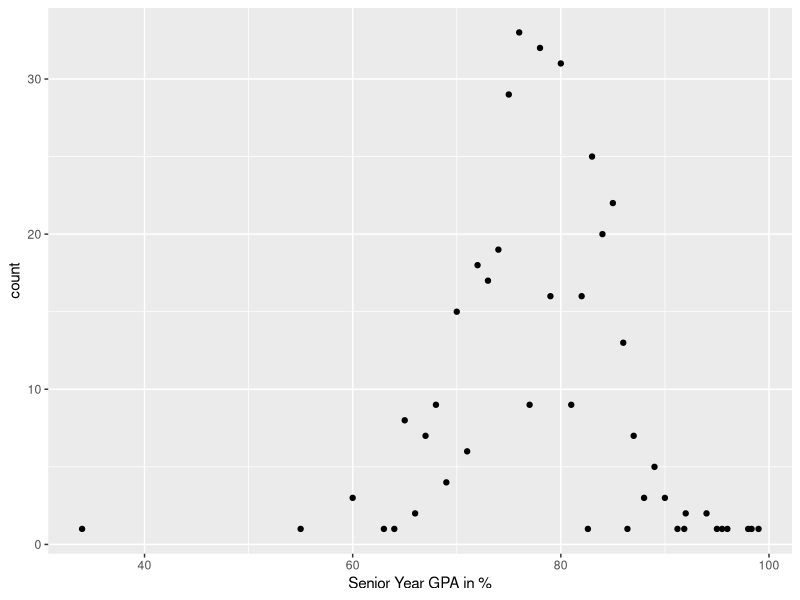
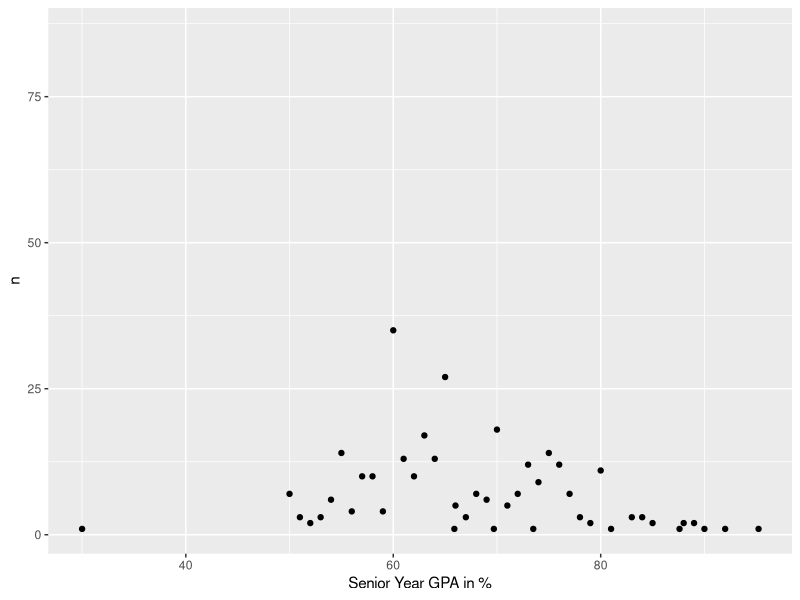
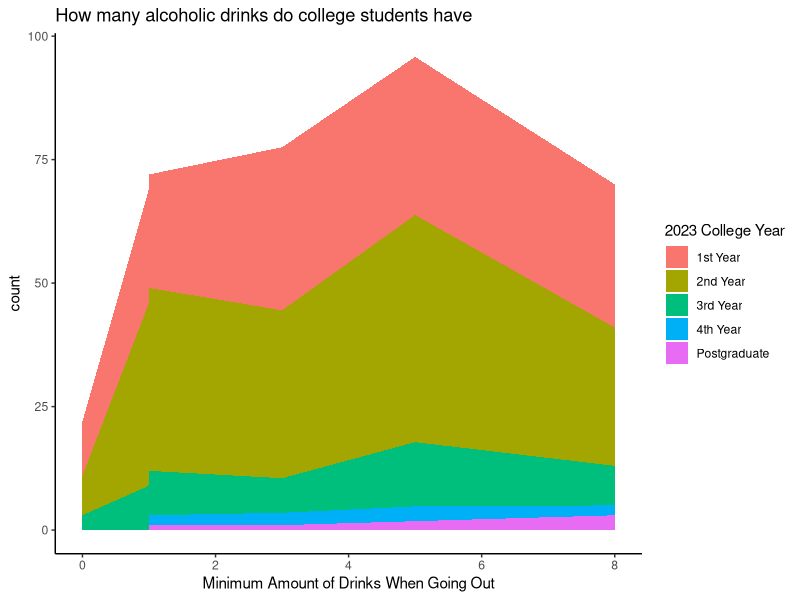
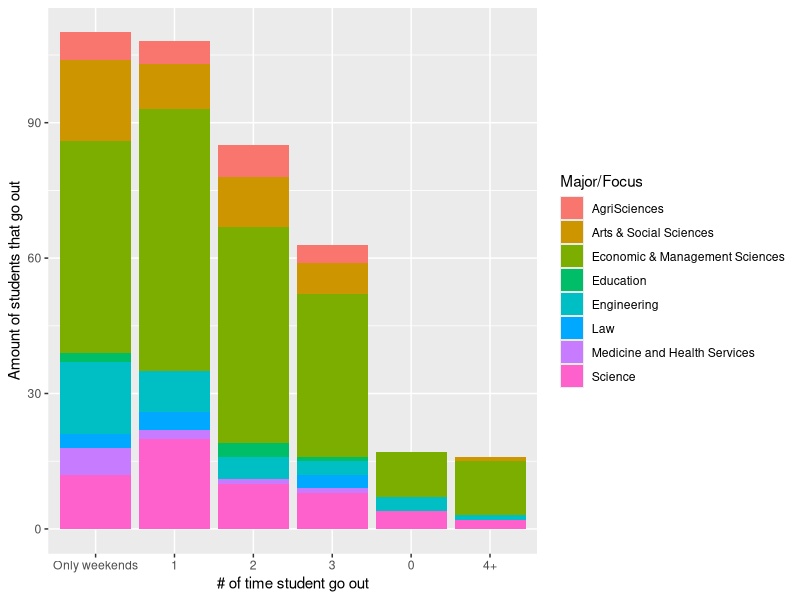
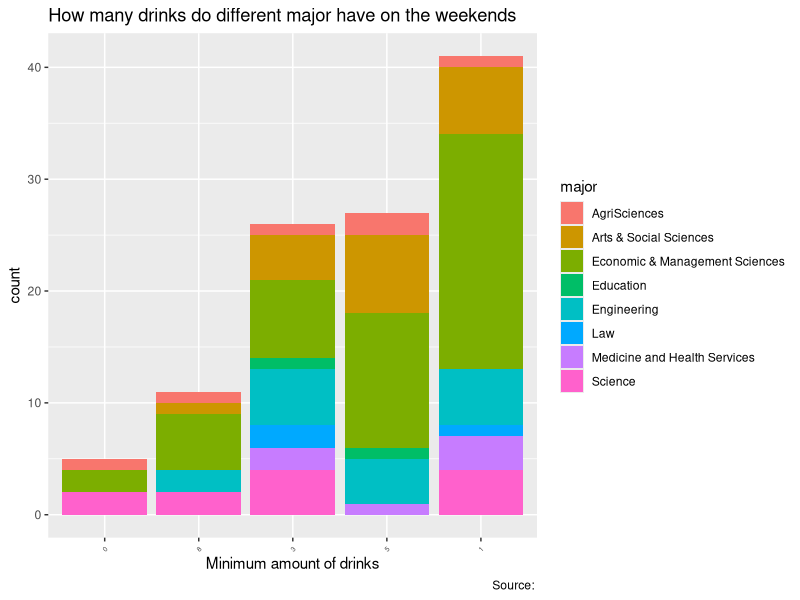

Write R code to recreate these figures, in order. (Note: this script raises an error after producing the figures.)
library(tidyr)
library(ggplot2)
library(dplyr)
library(readr)
library(lubridate)
library(stringr)
library(forcats)


drinksDS <- read_csv("Stats survey.csv")

drinksDS %>% 
  variable.names()


drinksDS_clean <- drinksDS %>% 
  rename(gender = "Your Sex?", 
         collegeYear2023 = "What year were you in last year (2023) ?", 
         grade12GPA = "Your Matric (grade 12) Average/ GPA (in %)", 
         major = "What faculty does your degree fall under?", 
         "2023GPA" = "Your 2023 academic year average/GPA in % (Ignore if you are 2024 1st year student)", 
         accomodationStatus2023 = "Your Accommodation Status Last Year (2023)", 
         monthlyAllowance2023 = "Monthly Allowance in 2023", 
         scholarship2023 = "Were you on scholarship/bursary in 2023?", 
         studyTime = "Additional amount of studying (in hrs) per week", 
         partyTime = "How often do you go out partying/socialising during the week?", 
         drinks = "On a night out, how many alcoholic drinks do you consume?", 
         missedClasses = "How many classes do you miss per week due to alcohol reasons, (i.e: being hungover or too tired?)", 
         failedModules = "How many modules have you failed thus far into your studies?", 
         relationshipStatus = "Are you currently in a romantic relationship?", 
         parentOppions = "Do your parents approve alcohol consumption?", 
         parentRelationship = "How strong is your relationship with your parent/s?") %>% 
  separate(drinks, c("minDrinks", "maxDrinks"), sep = "-", remove = FALSE, convert = TRUE) %>% 
  mutate(minDrinks = as.numeric(str_remove(minDrinks, "\\+"))) %>% 
  select(-Timestamp) %>% 
  as_tibble() 

#counts of Major, College year, 

drinksDS_clean %>% 
  group_by(major) %>% 
  summarise(count = n())

drinksDS_clean %>% 
  group_by(grade12GPA) %>% 
  summarise(count = n()) %>% 
  ggplot() + 
  geom_point(aes(grade12GPA, count)) + 
  labs(x = "Senior Year GPA in %") 

drinksDS_clean %>% 
  count(`2023GPA`) %>% 
  ggplot() + 
  geom_point(aes(`2023GPA`, n)) + 
  labs(x = "Senior Year GPA in %")


drinksDS_clean %>% 
  summary()

#major is heavily skewed to Economic & Management Sciences


drinksDS_clean %>% 
  group_by(collegeYear2023) %>% 
  summarise(count = n())

#College year is skewed to first and second year students

#How many drinks do different college year students drink

drinksDS_clean %>% 
  select(collegeYear2023, `2023GPA`, major, grade12GPA, studyTime, partyTime, minDrinks) %>% 
  group_by(collegeYear2023, minDrinks) %>% 
  filter(collegeYear2023 != is.na(collegeYear2023)) %>% 
  summarise(count = n()) %>% 
  ggplot() + 
  geom_area(aes(minDrinks, count, fill = collegeYear2023)) + 
  theme_classic() +
  labs(x = "Minimum Amount of Drinks When Going Out", fill = "2023 College Year", title = "How many alcoholic drinks do college students have") 
  
#count of how many times college students go out
drinksDS_clean %>% 
  count(partyTime, sort = TRUE)

#col chart of different majors and how many times they go out during the week 

drinksDS_clean %>%
  group_by(partyTime, major) %>%
  filter(major != is.na(major)) %>% 
  count(partyTime, major, sort = TRUE) %>% 
  ggplot(aes(fct_reorder(partyTime, n, .fun = sum, .desc = TRUE), n, fill = major)) + 
  geom_col() + 
  labs(x = "# of time student go out", 
       y = "Amount of students that go out", 
       fill = "Major/Focus")

#How many drinks do different major have on the weekends
drinksDS_clean %>% 
  filter(partyTime == "Only weekends", 
         major != is.na(major)) %>%  
  count(major, minDrinks) %>% 
  mutate(minDrinks = reorder(minDrinks, n, FUN = sum)) %>% 
  ggplot(aes(minDrinks, n, fill = major)) + 
  geom_col(aes()) + 
  labs(title = "How many drinks do different major have on the weekends", 
       x = "Minimum amount of drinks", 
       y = "count", 
       caption = "Source: ")+
  theme(axis.text.x = element_text(angle = 45, size = 5, vjust = .5))

drinksDS_clean %>% 
  separate(studyTime, c("minStudyTime", "maxStudyTime"), sep = "-", fill = "warn", remove = FALSE, convert = TRUE) %>% 
  mutate(minStudyTime = as.numeric(str_remove(minStudyTime, "\\+")), 
         maxStudyTime = replace_na(maxStudyTime, 8)) %>% 
  filter(partyTime != "Only weekends") %>% 
  count(partyTime, minStudyTime, sort = TRUE) %>% 
  ggplot(aes(partyTime, n))+ 
  geom_freqpoly()

         